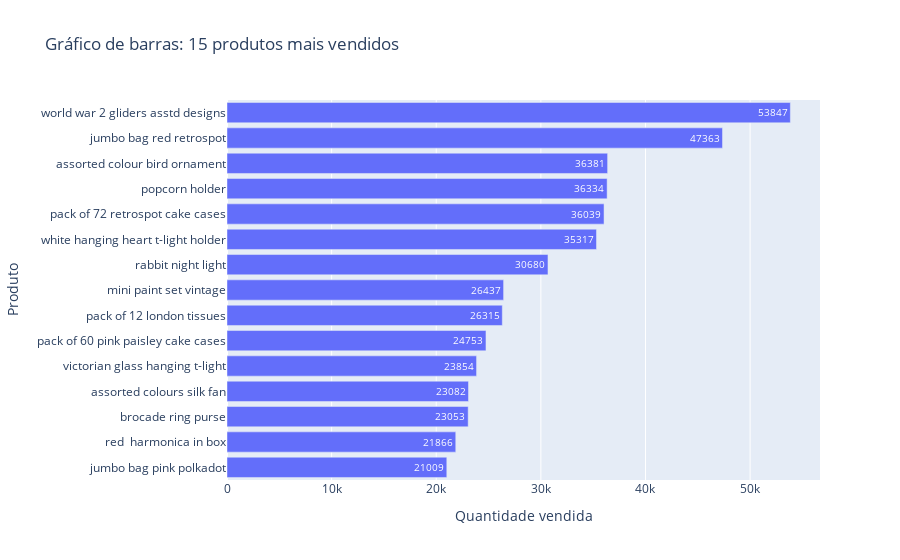

Notebook cell for this chart:
### Code cell
df_tratado = df_cru.copy()

df_tratado = df_tratado.dropna(subset=['Description'])
df_tratado['Description'] = df_tratado['Description'].str.lower().str.strip()

df_produtos_mais_vendidos = df_tratado.groupby('Description')['Quantity'].sum().reset_index()
df_produtos_mais_vendidos = df_produtos_mais_vendidos.sort_values(by ='Quantity', axis=0, ascending=False)
df_produtos_mais_vendidos = df_produtos_mais_vendidos.reset_index(drop=True)

df_15_produtos_mais_vendidos = df_produtos_mais_vendidos.head(15)

fig = px.bar(
    df_15_produtos_mais_vendidos,
    x='Quantity',
    y='Description',
    title='Gráfico de barras: 15 produtos mais vendidos',
    labels={'Quantity': 'Quantidade vendida', 'Description': 'Produto'},
    text='Quantity',
    orientation='h',
    color_discrete_sequence=['#636EFA']

)
fig.update_layout(yaxis={'categoryorder':'total ascending'})
fig.show()

df_15_produtos_and_price = pd.merge(df_15_produtos_mais_vendidos, 
                                    df_tratado[['Description', 'UnitPrice']],
                                    on = 'Description', 
                                    how= 'left')
df_15_produtos_and_price
df_15_produtos_mais_vendidos

### Figure 1 — Plotly figure (JSON) as saved in the notebook; plotly's stock layout.template omitted (floating-point values rounded to 4 significant figures)
{"data": [{"alignmentgroup": "True", "hovertemplate": "Quantidade vendida=%{text}<br>Produto=%{y}<extra></extra>", "legendgroup": "", "marker": {"color": "#636EFA", "pattern": {"shape": ""}}, "name": "", "offsetgroup": "", "orientation": "h", "showlegend": false, "text": [53847, 47363, 36381, 36334, 36039, 35317, 30680, 26437, 26315, 24753, 23854, 23082, 23053, 21866, 21009], "textposition": "auto", "type": "bar", "x": [53847, 47363, 36381, 36334, 36039, 35317, 30680, 26437, 26315, 24753, 23854, 23082, 23053, 21866, 21009], "xaxis": "x", "y": ["world war 2 gliders asstd designs", "jumbo bag red retrospot", "assorted colour bird ornament", "popcorn holder", "pack of 72 retrospot cake cases", "white hanging heart t-light holder", "rabbit night light", "mini paint set vintage", "pack of 12 london tissues", "pack of 60 pink paisley cake cases", "victorian glass hanging t-light", "assorted colours silk fan", "brocade ring purse", "red  harmonica in box", "jumbo bag pink polkadot"], "yaxis": "y"}], "layout": {"barmode": "relative", "legend": {"tracegroupgap": 0}, "title": {"text": "Gráfico de barras: 15 produtos mais vendidos"}, "xaxis": {"anchor": "y", "domain": [0, 1], "title": {"text": "Quantidade vendida"}}, "yaxis": {"anchor": "x", "categoryorder": "total ascending", "domain": [0, 1], "title": {"text": "Produto"}}}}
